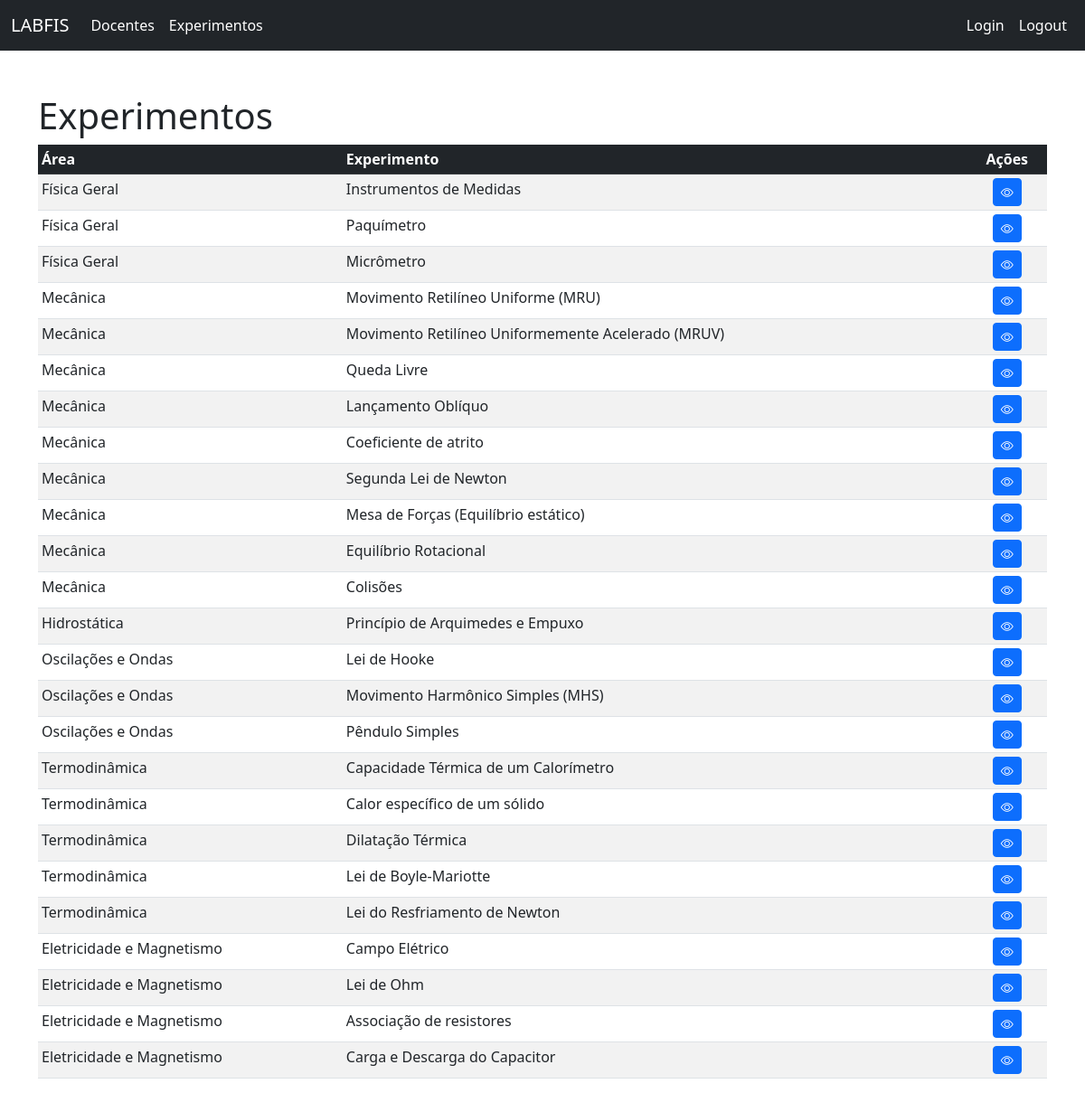
Page /experimentos/ on the committed database.
### experimentos/models.py (models this page shows, shortened)
class Experimento(models.Model):
    nome = models.CharField(max_length=255, null=False)
    descricao = models.TextField(blank=True)
    area = models.ForeignKey(Area, default=1 ,on_delete=models.SET_DEFAULT)

class Area(models.Model):
    nome = models.CharField(max_length=255, null=False, unique=True)
    class Meta:
        verbose_name = "Área"
    def __str__(self):
        return self.nome

### experimentos/views.py (the view)
# urls.py: path('experimentos/', views.list_view, name='list_view'),
def list_view(request):
    context = {}
    if request.method == "GET":
        context['experimentos'] = Experimento.objects.all()
        return render(request, 'experimentos/list_view.html', context)

### templates/experimentos/list_view.html (shortened to what this page needs)
{% extends '../base.html' %}
{% load bootstrap %}
{% block content %}
<h1>Experimentos</h1>
<table class="table table-hover table-striped table-responsive table-sm">
    <thead class="table-dark">
        <th>Área</th>
        <th>Experimento</th>
        <th class="text-center">Ações</th>
    </thead>
    <tbody>
        {% for experimento in experimentos %}
        <tr>
            <td>{{ experimento.area }}</td>
            <td>{{ experimento.nome }}</td>
            <td class="text-center">
                <a href="{% url 'experimentos:detail_view' id=experimento.id %}" class="btn btn-primary btn-sm" title="Ver detalhes">
                    <i class="bi bi-eye"></i>
                </a>
            </td>
        </tr>
        {% endfor %}
    </tbody>
</table>
{% endblock %}

### rows in the picture
Experimento: area "Física Geral", nome "Instrumentos de Medidas"
Experimento: area "Física Geral", nome "Paquímetro"
Experimento: area "Física Geral", nome "Micrômetro"
Experimento: area "Mecânica", nome "Movimento Retilíneo Uniforme (MRU)"
Experimento: area "Mecânica", nome "Movimento Retilíneo Uniformemente Acelerado (MRUV)"
Experimento: area "Mecânica", nome "Queda Livre"
Experimento: area "Mecânica", nome "Lançamento Oblíquo"
Experimento: area "Mecânica", nome "Coeficiente de atrito"
Experimento: area "Mecânica", nome "Segunda Lei de Newton"
Experimento: area "Mecânica", nome "Mesa de Forças (Equilíbrio estático)"
Experimento: area "Mecânica", nome "Equilíbrio Rotacional"
Experimento: area "Mecânica", nome "Colisões"
Experimento: area "Hidrostática", nome "Princípio de Arquimedes e Empuxo"
Experimento: area "Oscilações e Ondas", nome "Lei de Hooke"
Experimento: area "Oscilações e Ondas", nome "Movimento Harmônico Simples (MHS)"
Experimento: area "Oscilações e Ondas", nome "Pêndulo Simples"
Experimento: area "Termodinâmica", nome "Capacidade Térmica de um Calorímetro"
Experimento: area "Termodinâmica", nome "Calor específico de um sólido"
Experimento: area "Termodinâmica", nome "Dilatação Térmica"
Experimento: area "Termodinâmica", nome "Lei de Boyle-Mariotte"
Experimento: area "Termodinâmica", nome "Lei do Resfriamento de Newton"
Experimento: area "Eletricidade e Magnetismo", nome "Campo Elétrico"
Experimento: area "Eletricidade e Magnetismo", nome "Lei de Ohm"
Experimento: area "Eletricidade e Magnetismo", nome "Associação de resistores"
Experimento: area "Eletricidade e Magnetismo", nome "Carga e Descarga do Capacitor"
